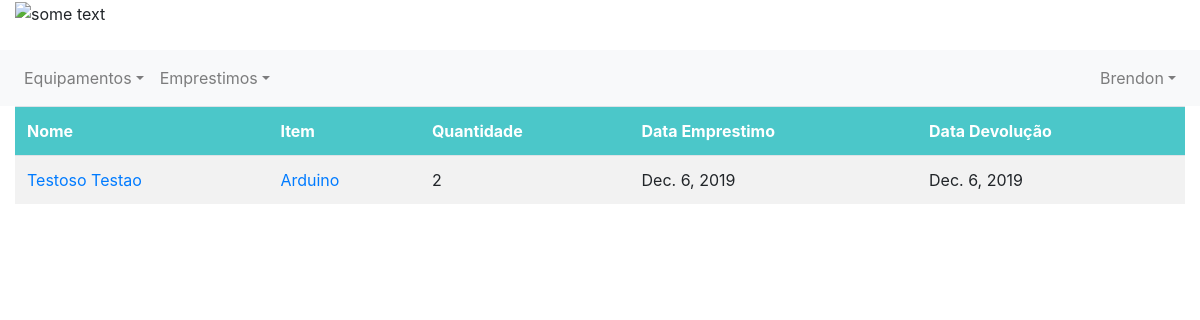
Page /emprestimos/finalizados/ (signed in) on the earlier database version.
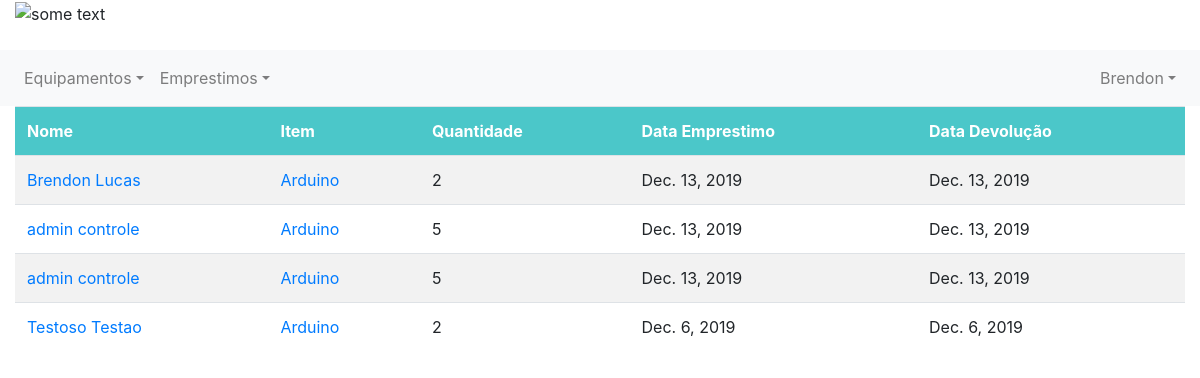
Same page on the later database version.
### emprestimo/models.py (models this page shows)
class Emprestimo(models.Model):
    equipamento = models.ForeignKey(Item, on_delete=models.CASCADE, related_name='item_emprestimo')
    solicitante = models.ForeignKey(Usuario, on_delete=models.CASCADE, related_name='usuario_emprestimo')
    tipo = models.ForeignKey(TipoEstadoEmprestimo, on_delete=models.CASCADE, related_name='tipo_emprestimo')
    estado = models.BooleanField(default=0)
    descricao = models.CharField(max_length=255)
    quantidade = models.IntegerField()
    data_emprestimo = models.DateField(null=False)
    data_devolucao = models.DateField(null=True)
    mensagem_rejeitado = models.CharField(max_length=255, null=True)
    mensagem_devolucao = models.CharField(max_length=255, null=True)

### controle/models.py (models this page shows, shortened)
class Usuario(models.Model):
    user = models.OneToOneField(User, related_name='profile', on_delete=models.CASCADE, null=True)
    telefone = models.IntegerField()
    tipo = models.ForeignKey(TipoUsuario, on_delete=models.CASCADE)

class Item(models.Model):
    nome = models.CharField(max_length=50)
    quantidade = models.IntegerField()
    quantidade_emprestada = models.IntegerField()
    tipo = models.ForeignKey(TipoEquipamento, on_delete=models.CASCADE)
    imagem = models.FileField(upload_to='documents/%Y/%m/%d', default='documents/1111/sem_foto.jpg')
    excluido = models.BooleanField(default=False)

### emprestimo/views.py (the view)
# urls.py: path('emprestimos/finalizados/', views.exibir_emprestimos_finalizados, name="emprestimos_finalizados"),
@login_required
def exibir_emprestimos_finalizados(request):
    emprestimos_finalizados = Emprestimo.objects.filter(tipo=4).order_by('-data_devolucao')
    paginator = Paginator(emprestimos_finalizados, 8)
    page = request.GET.get('page')
    emprestimos_finalizados = paginator.get_page(page)
    return render(request, 'pag_emp_finalizados.html',
                  {'emprestimos': emprestimos_finalizados, 'user_logado': get_usuario_logado(request)})

### emprestimo/views.py (called while the page is built)
def get_usuario_logado(request):
    return request.user

### emprestimo/templates/pag_emp_finalizados.html (shortened to what this page needs)
{% extends 'base.html' %}
{% block 'content' %}
{% if emprestimos %}
<table class="table table-hover">
    <tr>
        <th>Nome</th>
        <th>Item</th>
        <th>Quantidade</th>
        <th>Data Emprestimo</th>
        <th>Data Devolução</th>
    </tr>
    {% for emprestimo in emprestimos %}
    <tr>
        <td><a href="{% url 'exibe_um_usuario' emprestimo.solicitante.id %}">
            {{emprestimo.solicitante.user.first_name }} {{emprestimo.solicitante.user.last_name}}
        </a></td>
        <td><a href="{% url 'equipamento' emprestimo.equipamento.id %}">{{emprestimo.equipamento.nome}}</a></td>
        <td>{{emprestimo.quantidade}}</td>
        <td>{{emprestimo.data_emprestimo}}</td>
        <td>{{emprestimo.data_devolucao}}</td>
    </tr>
    {%endfor%}
</table>
{% else %}
<p style="font-size: 30px; font-weight: bold; text-align:center">Nenhum emprestimo encontrado <br> :( </p>
{% endif %}
<br>
{% endblock %}

Differences in the rows shown:
added Emprestimo: solicitante.user.first_name "Brendon", solicitante.user.last_name "Lucas", equipamento.nome "Arduino", quantidade "2", data_emprestimo "Dec. 13, 2019", data_devolucao "Dec. 13, 2019"
added Emprestimo: solicitante.user.first_name "admin", solicitante.user.last_name "controle", equipamento.nome "Arduino", quantidade "5", data_emprestimo "Dec. 13, 2019", data_devolucao "Dec. 13, 2019"
added Emprestimo: solicitante.user.first_name "admin", solicitante.user.last_name "controle", equipamento.nome "Arduino", quantidade "5", data_emprestimo "Dec. 13, 2019", data_devolucao "Dec. 13, 2019"
